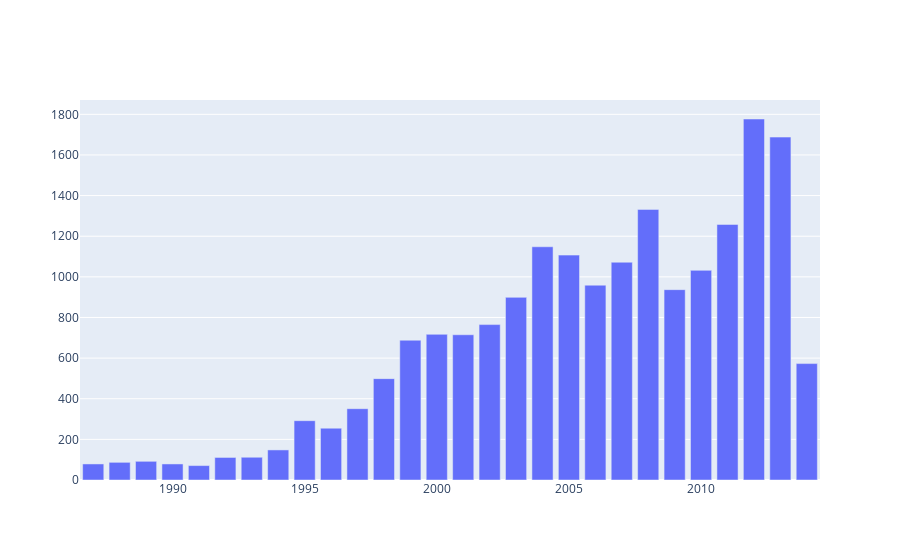
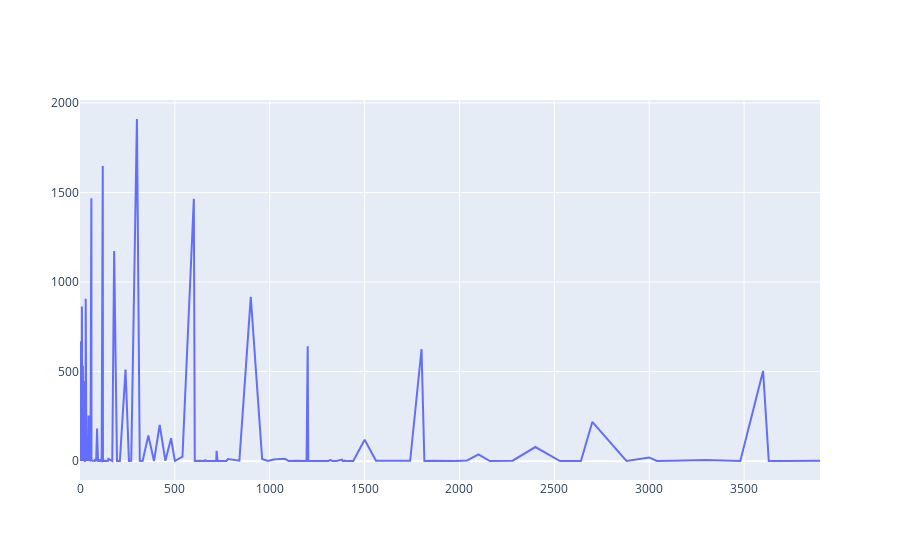

Source (notebook cell) for these figures, in order:
### Markdown cell above
Вариант 2.
1.	Получите все дни наблюдения НЛО за последние 35 лет за месяцы октябрь, апрель, июнь. 
2.	Посчитайте частоту отчетов об НЛО по времени пребывания и году.

### Code cell
from plotly.offline import iplot
import plotly.graph_objects as go
import numpy as np
plot = pd.DataFrame()
plot['length'] = pd.to_numeric(df['length_of_encounter_seconds'],errors='coerce')
plot['date'] = df['Date_time'].str.replace('24:00', '00:00')
plot['date'] = pd.to_datetime(plot['date'],format='%m/%d/%Y %H:%M',errors='coerce')
plot['year'] = pd.to_numeric(plot['date'].map(lambda x: x.year))
after35 = plot['date'] >= datetime(2022-35,1,1)
in_october = plot['date'].dt.month == 10
in_april = plot['date'].dt.month == 4
in_june = plot['date'].dt.month == 6
plot = plot.where(after35 & (in_october | in_april | in_june))
plot = plot.dropna()
groupby_year = plot.groupby('year').size().reset_index(name='count')
groupby_length = plot.groupby('length').size().reset_index(name='count')
filter = groupby_length["length"] < 4000
groupby_length = groupby_length.where(filter)
groupby_length.dropna()
iplot(go.Figure(data=[go.Bar(
   x = groupby_year['year'],
   y = groupby_year['count']
)]))
iplot(go.Figure(data=[go.Line (
   x = groupby_length['length'],
   y = groupby_length['count']
)]))

### Figure 1 — Plotly figure (JSON) as saved in the notebook; plotly's stock layout.template omitted (floating-point values rounded to 4 significant figures)
{"data": [{"type": "bar", "x": [1987, 1988, 1989, 1990, 1991, 1992, 1993, 1994, 1995, 1996, 1997, 1998, 1999, 2000, 2001, 2002, 2003, 2004, 2005, 2006, 2007, 2008, 2009, 2010, 2011, 2012, 2013, 2014], "y": [79, 87, 92, 79, 71, 111, 112, 148, 292, 255, 351, 499, 688, 717, 715, 765, 899, 1148, 1107, 959, 1072, 1332, 937, 1032, 1258, 1777, 1688, 573]}], "layout": {}}

### Figure 2 — Plotly figure (JSON) as saved in the notebook; plotly's stock layout.template omitted (floating-point values rounded to 4 significant figures; data arrays with more than 128 entries replaced by an {"elided": "..."} marker saying what was removed)
{"data": [{"type": "scatter", "x": {"elided": "246 float values"}, "y": {"elided": "246 int values"}}], "layout": {}}
